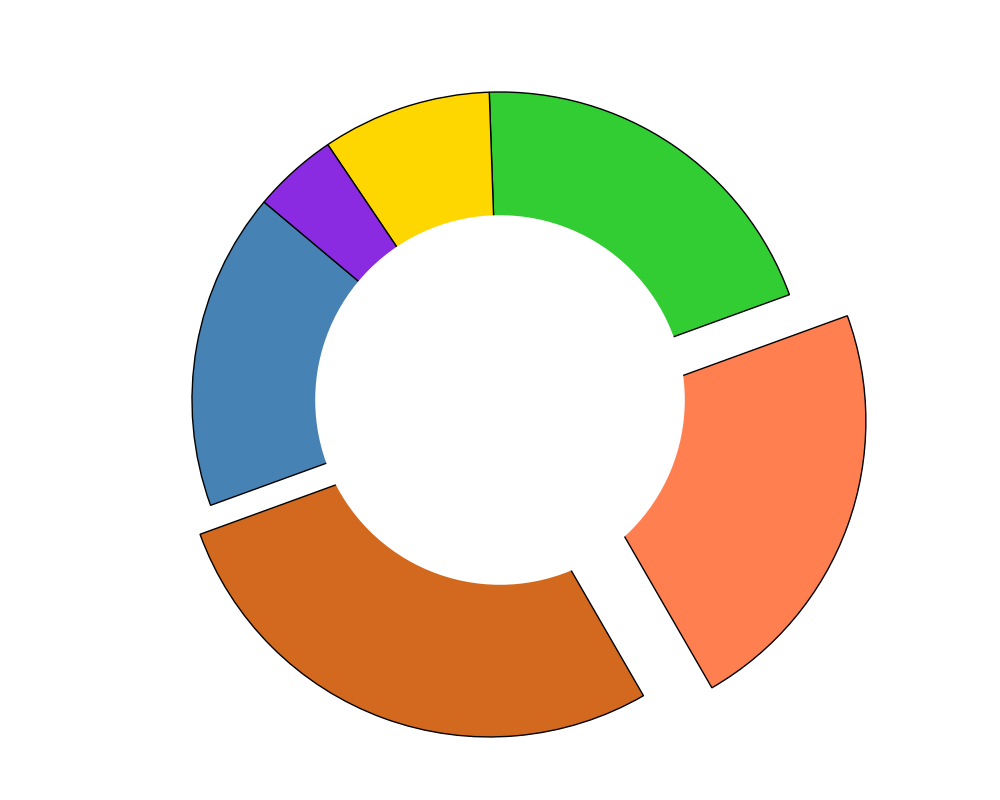

Reproduce this figure in Python.
import matplotlib.pyplot as plt

initiatives_percentage = [15, 25, 20, 18, 8, 4]
colors = ['#4682B4', '#D2691E', '#FF7F50', '#32CD32', '#FFD700', '#8A2BE2']

plt.figure(figsize=(10, 8))

explode = (0, 0.1, 0.2, 0, 0, 0)
wedges, _ = plt.pie(initiatives_percentage, labels=None, autopct=None,
                               startangle=140, colors=colors, shadow=False, explode=explode,
                               wedgeprops=dict(edgecolor='black'))

centre_circle = plt.Circle((0, 0), 0.60, fc='white')
fig = plt.gcf()
fig.gca().add_artist(centre_circle)

plt.grid(True, linestyle='--', linewidth=0.5, alpha=0.7)
plt.tight_layout()
plt.show()
